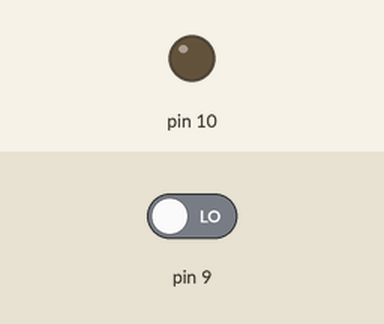
A sketch run on a simulated Arduino Uno, built with avr-gcc and run on an emulated ATmega328P. On the bench: output pins drawn as LEDs (lit = HIGH). Inputs (shaded band) come from the test bench; at power-on: pin 9 LOW.

Above: at 0.1 s.
At 1.1 s:
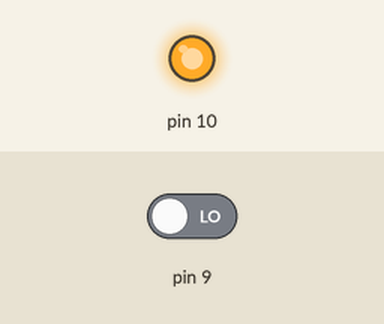
Timing chart, 0 to 2.6 s (numbered marks = the images above):
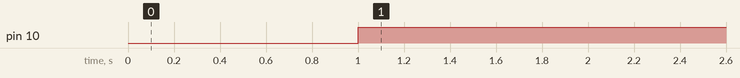

Measured:
- by itself, pin 10: LOW → HIGH at 1.0 s

The sketch:

blink_simple.ino
```cpp
void setup() {
  Serial.begin(9600);
 pinMode(9, INPUT);
pinMode(10, OUTPUT);
}

void loop() {
analogWrite(10, map(pulseIn(9, HIGH), 1100, 1900, 0, 255));
delay(20);
}
```
